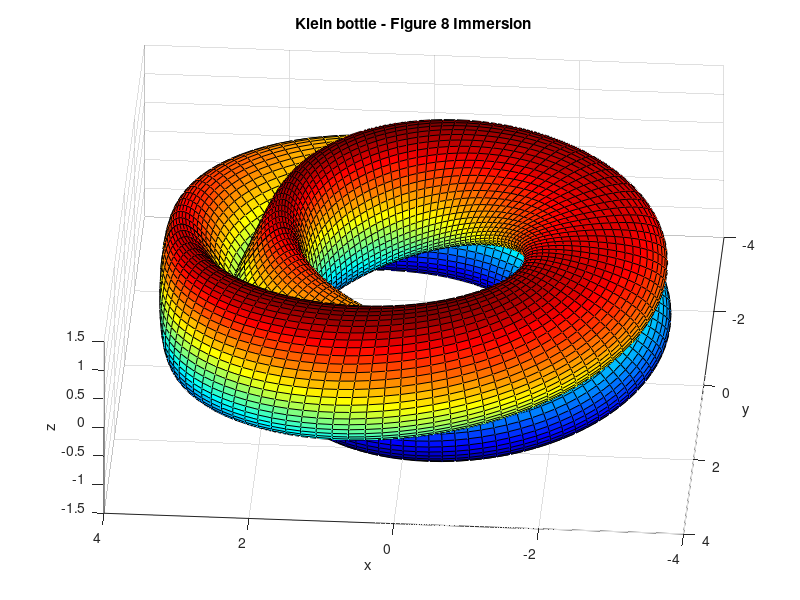

MATLAB code to generate this figure:
%%%%%%%%%%%%%%%%%%%%%%%%%%%%%%%%%%%%%%%%%%%%%%%%%%%%%%%%%%%%%%%%%%%%%%%%%%%%%%%%%%%%%%%%%%%%%%%%%%%%%%%%%
% This source code based on work of Josh Meyer
% https://www.facebook.com/JoshuaEMeyer
% who wrote an article about imaging a Klein bottle with MathLab
% http://jmeyersuniverse.tumblr.com/post/96146559649/imaging-a-klein-bottle-with-matlab
%%%%%%%%%%%%%%%%%%%%%%%%%%%%%%%%%%%%%%%%%%%%%%%%%%%%%%%%%%%%%%%%%%%%%%%%%%%%%%%%%%%%%%%%%%%%%%%%%%%%%%%%%

%%% set up system
r = 2.5;
l = linspace(0,2*pi);
m = linspace(0,2*pi);
[theta,phi] = meshgrid(l,m);
X = cos(theta).*(r+cos(theta/2).*sin(phi) - sin(theta/2).*sin(2*phi));
Y = sin(theta).*(r+cos(theta/2).*sin(phi) - sin(theta/2).*sin(2*phi));
Z = sin(theta/2).*sin(phi)+cos(theta/2).*sin(2*phi);

%%% draw
surf(X,Y,Z)

%%% set colors of plot
% -- red to yellow -> "autumn"
% -- copper colors -> "copper"
% -- white to red -> "hot"
% -- white to blue -> "ocean"
% -- red to blue -> "jet"
colormap("jet")

%%% rotate plot
view(184, 60)

%%% set labels and grid
title('Klein bottle - Figure 8 Immersion')
xlabel('x'), ylabel('y'), zlabel('z')
axis on, grid on
